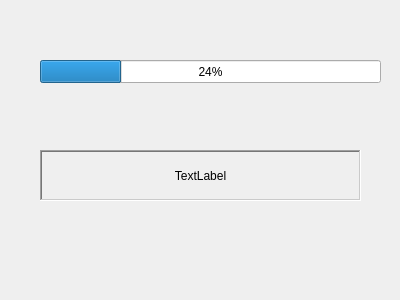
<?xml version="1.0" encoding="UTF-8"?>
<ui version="4.0">
 <class>MCACCProgressDialog</class>
 <widget class="QDialog" name="MCACCProgressDialog">
  <property name="geometry">
   <rect>
    <x>0</x>
    <y>0</y>
    <width>400</width>
    <height>300</height>
   </rect>
  </property>
  <property name="windowTitle">
   <string>Dialog</string>
  </property>
  <widget class="QProgressBar" name="progressBar">
   <property name="geometry">
    <rect>
     <x>40</x>
     <y>60</y>
     <width>341</width>
     <height>23</height>
    </rect>
   </property>
   <property name="value">
    <number>24</number>
   </property>
  </widget>
  <widget class="QLabel" name="errorLabel">
   <property name="geometry">
    <rect>
     <x>40</x>
     <y>150</y>
     <width>321</width>
     <height>51</height>
    </rect>
   </property>
   <property name="frameShape">
    <enum>QFrame::WinPanel</enum>
   </property>
   <property name="frameShadow">
    <enum>QFrame::Sunken</enum>
   </property>
   <property name="text">
    <string>TextLabel</string>
   </property>
   <property name="alignment">
    <set>Qt::AlignCenter</set>
   </property>
  </widget>
 </widget>
 <resources/>
 <connections/>
</ui>
